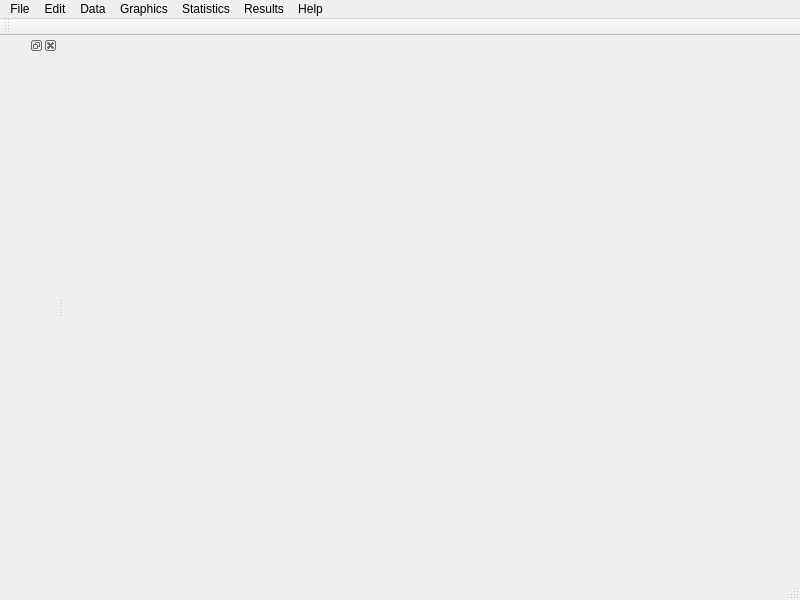
<?xml version="1.0" encoding="UTF-8"?>
<ui version="4.0">
 <class>MainWindow</class>
 <widget class="QMainWindow" name="MainWindow">
  <property name="geometry">
   <rect>
    <x>0</x>
    <y>0</y>
    <width>800</width>
    <height>600</height>
   </rect>
  </property>
  <property name="sizePolicy">
   <sizepolicy hsizetype="Expanding" vsizetype="Expanding">
    <horstretch>24</horstretch>
    <verstretch>0</verstretch>
   </sizepolicy>
  </property>
  <property name="minimumSize">
   <size>
    <width>15</width>
    <height>0</height>
   </size>
  </property>
  <property name="windowTitle">
   <string>MainWindow</string>
  </property>
  <property name="layoutDirection">
   <enum>Qt::LeftToRight</enum>
  </property>
  <widget class="QWidget" name="MRATcentralwidget"/>
  <widget class="QMenuBar" name="menubar">
   <property name="geometry">
    <rect>
     <x>0</x>
     <y>0</y>
     <width>800</width>
     <height>22</height>
    </rect>
   </property>
   <property name="minimumSize">
    <size>
     <width>10</width>
     <height>10</height>
    </size>
   </property>
   <property name="defaultUp">
    <bool>false</bool>
   </property>
   <property name="nativeMenuBar">
    <bool>false</bool>
   </property>
   <widget class="QMenu" name="menuFile">
    <property name="title">
     <string>File</string>
    </property>
    <addaction name="actionNew_Analysis"/>
    <addaction name="actionOpen_Analysis"/>
    <addaction name="actionImport_File"/>
    <addaction name="actionExport_File"/>
    <addaction name="actionQuit"/>
   </widget>
   <widget class="QMenu" name="menuEdit">
    <property name="title">
     <string>Edit</string>
    </property>
   </widget>
   <widget class="QMenu" name="menuData">
    <property name="title">
     <string>Data</string>
    </property>
   </widget>
   <widget class="QMenu" name="menuGraphics">
    <property name="title">
     <string>Graphics</string>
    </property>
   </widget>
   <widget class="QMenu" name="menuStatistics">
    <property name="title">
     <string>Statistics</string>
    </property>
    <widget class="QMenu" name="menuT_TESTS">
     <property name="title">
      <string>T-TESTS</string>
     </property>
     <widget class="QMenu" name="menuTemporal">
      <property name="title">
       <string>Temporal</string>
      </property>
      <addaction name="separator"/>
      <addaction name="actionPTHreshold"/>
      <addaction name="actionTFCE"/>
      <addaction name="actionWindow"/>
     </widget>
     <addaction name="separator"/>
     <addaction name="menuTemporal"/>
     <addaction name="actionSpatio_Temporal_2"/>
    </widget>
    <widget class="QMenu" name="menuANOVAs">
     <property name="title">
      <string>ANOVAs</string>
     </property>
     <widget class="QMenu" name="menuTemporal_2">
      <property name="title">
       <string>Temporal</string>
      </property>
      <addaction name="actionPThreshold"/>
      <addaction name="actionTFCE_2"/>
     </widget>
     <addaction name="separator"/>
     <addaction name="menuTemporal_2"/>
     <addaction name="actionSpatio_Temporal_3"/>
    </widget>
    <addaction name="menuANOVAs"/>
    <addaction name="menuT_TESTS"/>
   </widget>
   <widget class="QMenu" name="menuResults">
    <property name="title">
     <string>Results</string>
    </property>
   </widget>
   <widget class="QMenu" name="menuHelp">
    <property name="title">
     <string>Help</string>
    </property>
   </widget>
   <addaction name="menuFile"/>
   <addaction name="menuEdit"/>
   <addaction name="menuData"/>
   <addaction name="menuGraphics"/>
   <addaction name="menuStatistics"/>
   <addaction name="menuResults"/>
   <addaction name="menuHelp"/>
  </widget>
  <widget class="QStatusBar" name="statusbar"/>
  <widget class="QToolBar" name="toolBar">
   <property name="windowTitle">
    <string>toolBar</string>
   </property>
   <attribute name="toolBarArea">
    <enum>TopToolBarArea</enum>
   </attribute>
   <attribute name="toolBarBreak">
    <bool>false</bool>
   </attribute>
  </widget>
  <widget class="QDockWidget" name="dockWidget">
   <property name="sizePolicy">
    <sizepolicy hsizetype="Minimum" vsizetype="Preferred">
     <horstretch>0</horstretch>
     <verstretch>0</verstretch>
    </sizepolicy>
   </property>
   <attribute name="dockWidgetArea">
    <number>1</number>
   </attribute>
   <widget class="QWidget" name="dockWidgetContents">
    <property name="sizePolicy">
     <sizepolicy hsizetype="Preferred" vsizetype="Preferred">
      <horstretch>11</horstretch>
      <verstretch>0</verstretch>
     </sizepolicy>
    </property>
    <property name="minimumSize">
     <size>
      <width>17</width>
      <height>0</height>
     </size>
    </property>
   </widget>
  </widget>
  <action name="actionSpatio_Temporal_2">
   <property name="text">
    <string>Spatio-Temporal</string>
   </property>
  </action>
  <action name="actionNew_Analysis">
   <property name="text">
    <string>New Analysis</string>
   </property>
  </action>
  <action name="actionOpen_Analysis">
   <property name="text">
    <string>Open Analysis</string>
   </property>
  </action>
  <action name="actionPTHreshold">
   <property name="text">
    <string>PTHreshold</string>
   </property>
   <property name="statusTip">
    <string>Run PTHRESHOLD temporal t-test analysis</string>
   </property>
  </action>
  <action name="actionTFCE">
   <property name="text">
    <string>TFCE</string>
   </property>
  </action>
  <action name="actionWindow">
   <property name="text">
    <string>window</string>
   </property>
  </action>
  <action name="actionImport_File">
   <property name="text">
    <string>Import File</string>
   </property>
  </action>
  <action name="actionExport_File">
   <property name="text">
    <string>Export File</string>
   </property>
  </action>
  <action name="actionQuit">
   <property name="text">
    <string>Quit</string>
   </property>
  </action>
  <action name="actionSpatio_Temporal_3">
   <property name="text">
    <string>Spatio-Temporal</string>
   </property>
  </action>
  <action name="actionPThreshold">
   <property name="text">
    <string>PThreshold</string>
   </property>
  </action>
  <action name="actionTFCE_2">
   <property name="text">
    <string>TFCE</string>
   </property>
  </action>
 </widget>
 <resources/>
 <connections>
  <connection>
   <sender>actionQuit</sender>
   <signal>triggered()</signal>
   <receiver>MainWindow</receiver>
   <slot>close()</slot>
   <hints>
    <hint type="sourcelabel">
     <x>-1</x>
     <y>-1</y>
    </hint>
    <hint type="destinationlabel">
     <x>399</x>
     <y>299</y>
    </hint>
   </hints>
  </connection>
  <connection>
   <sender>actionPTHreshold</sender>
   <signal>triggered()</signal>
   <receiver>MainWindow</receiver>
   <slot>show()</slot>
   <hints>
    <hint type="sourcelabel">
     <x>-1</x>
     <y>-1</y>
    </hint>
    <hint type="destinationlabel">
     <x>399</x>
     <y>299</y>
    </hint>
   </hints>
  </connection>
 </connections>
</ui>
